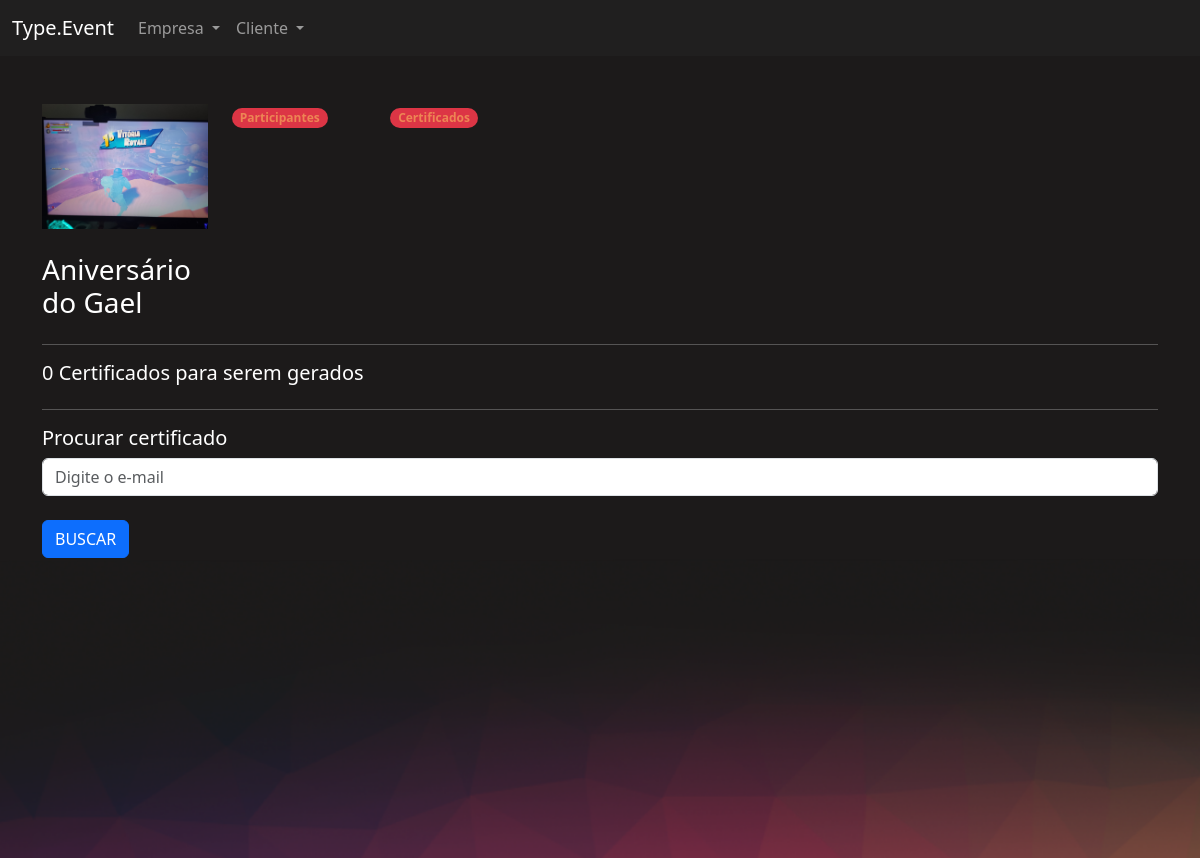
The page /eventos/certificados_evento/2/ (signed in) on the database its author committed.
### eventos/models.py (models this page shows, shortened)
class Evento(models.Model):
    criador = models.ForeignKey(User, on_delete=models.DO_NOTHING)
    nome = models.CharField(max_length=200)
    descricao = models.TextField()
    data_inicio = models.DateField()
    data_termino = models.DateField()
    carga_horaria = models.IntegerField()
    logo = models.FileField(upload_to="logos")
    participantes = models.ManyToManyField(
        User, related_name="evento_participante", null=True, blank=True)
    cor_principal = models.CharField(max_length=7)
    cor_secundaria = models.CharField(max_length=7)
    cor_fundo = models.CharField(max_length=7)

### eventos/views.py (the view)
# urls.py: path('certificados_evento/<int:id>/',
def certificados_evento(request, id):
    evento = get_object_or_404(Evento, id=id)
    if not evento.criador == request.user:
        raise Http404('Esse evento não é seu')
    if request.method == "GET":
        qtd_certificados = evento.participantes.all().count(
        ) - Certificado.objects.filter(evento=evento).count()
        return render(request, 'certificados_evento.html', {'evento': evento, 'qtd_certificados': qtd_certificados})

### eventos/templates/certificados_evento.html (shortened to what this page needs)
{% extends "bases/base_evento.html" %}
{% load static %}
{% block 'importacoes' %}
<link href="{% static 'evento/css/gerenciar_evento.css' %}" rel="stylesheet">
{% endblock %}
{% block 'conteudo' %}
<div class="container">
    <br>
    <br>
    <div class="row">
        <div class="col-md-2">
            <img width="100%" src="/media/{{evento.logo}}">
            <br>
            <br>
            <h3>{{evento.nome}}</h3>
        </div>
        <div class="col-md">
            <div class="row">
                <div class="col-md-2">
                    <span class="badge rounded-pill text-bg-danger"><a class="link"
                            href="{% url 'participantes_evento' evento.id %}">Participantes</a></span>
                </div>
                <div class="col-md-2">
                    <span class="badge rounded-pill text-bg-danger"><a class="link"
                            href="{% url 'certificados_evento' evento.id %}">Certificados</a></span>
                </div>
            </div>
        </div>
    </div>
    <hr>
    <div class="row">
        <h5>{{qtd_certificados}} Certificados para serem gerados</h5>
    </div>
    <hr>
    <div class="row">
        <h5>Procurar certificado</h5>
        <br>
        <form action="{% url 'procurar_certificado' evento.id %}" method="POST">
            <input type="email" class="form-control" placeholder="Digite o e-mail" name="email">{% csrf_token %}
            <br>
            <input type="submit" value="BUSCAR" class="btn btn-primary">
        </form>
    </div>
</div>
{% endblock %}

### templates/static/geral/css/base.css (style rules this page uses)
body { color: white !important; }
:root { --main-color: #201F1F; --dark-color: #1C1A1A; --contrast-color: #BE375F; --differential-color: #ED8554; }

### templates/static/evento/css/evento.css (style rules this page uses)
body { background-color: #1C1A1A; }

### templates/static/usuarios/css/usuarios.css (style rules this page uses)
.link { color: var(--differential-color); text-decoration: none; }

### rows shown on the page
Evento: logo (picture), nome "Aniversário do Gael"

### other values the page prints
{{ qtd_certificados }} "0"
